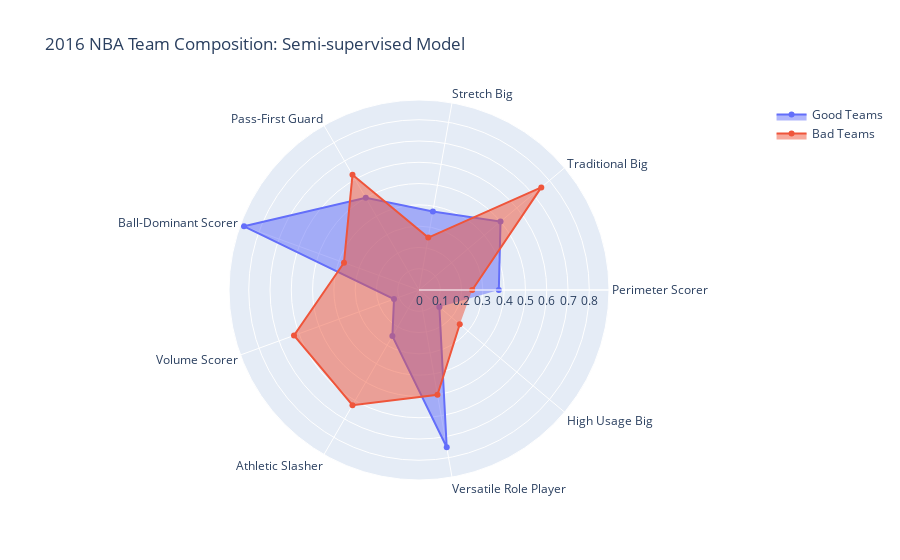

The cell this chart's notebook holds for it:
### Code cell
plot_radar(df_2016, classes, 2016)

### Figure 1 — Plotly figure (JSON) as saved in the notebook; plotly's stock layout.template omitted (floating-point values rounded to 4 significant figures)
{"data": [{"fill": "toself", "name": "Good Teams", "r": [0.375, 0.5, 0.375, 0.5, 0.875, 0.125, 0.25, 0.75, 0.125, 0.25], "theta": ["Perimeter Scorer", "Traditional Big", "Stretch Big", "Pass-First Guard", "Ball-Dominant Scorer", "Volume Scorer", "Athletic Slasher", "Versatile Role Player", "High Usage Big"], "type": "scatterpolar"}, {"fill": "toself", "name": "Bad Teams", "r": [0.25, 0.75, 0.25, 0.625, 0.375, 0.625, 0.625, 0.5, 0.25], "theta": ["Perimeter Scorer", "Traditional Big", "Stretch Big", "Pass-First Guard", "Ball-Dominant Scorer", "Volume Scorer", "Athletic Slasher", "Versatile Role Player", "High Usage Big"], "type": "scatterpolar"}], "layout": {"polar": {"radialaxis": {"visible": true}}, "showlegend": true, "title": {"text": "2016 NBA Team Composition: Semi-supervised Model"}}}
